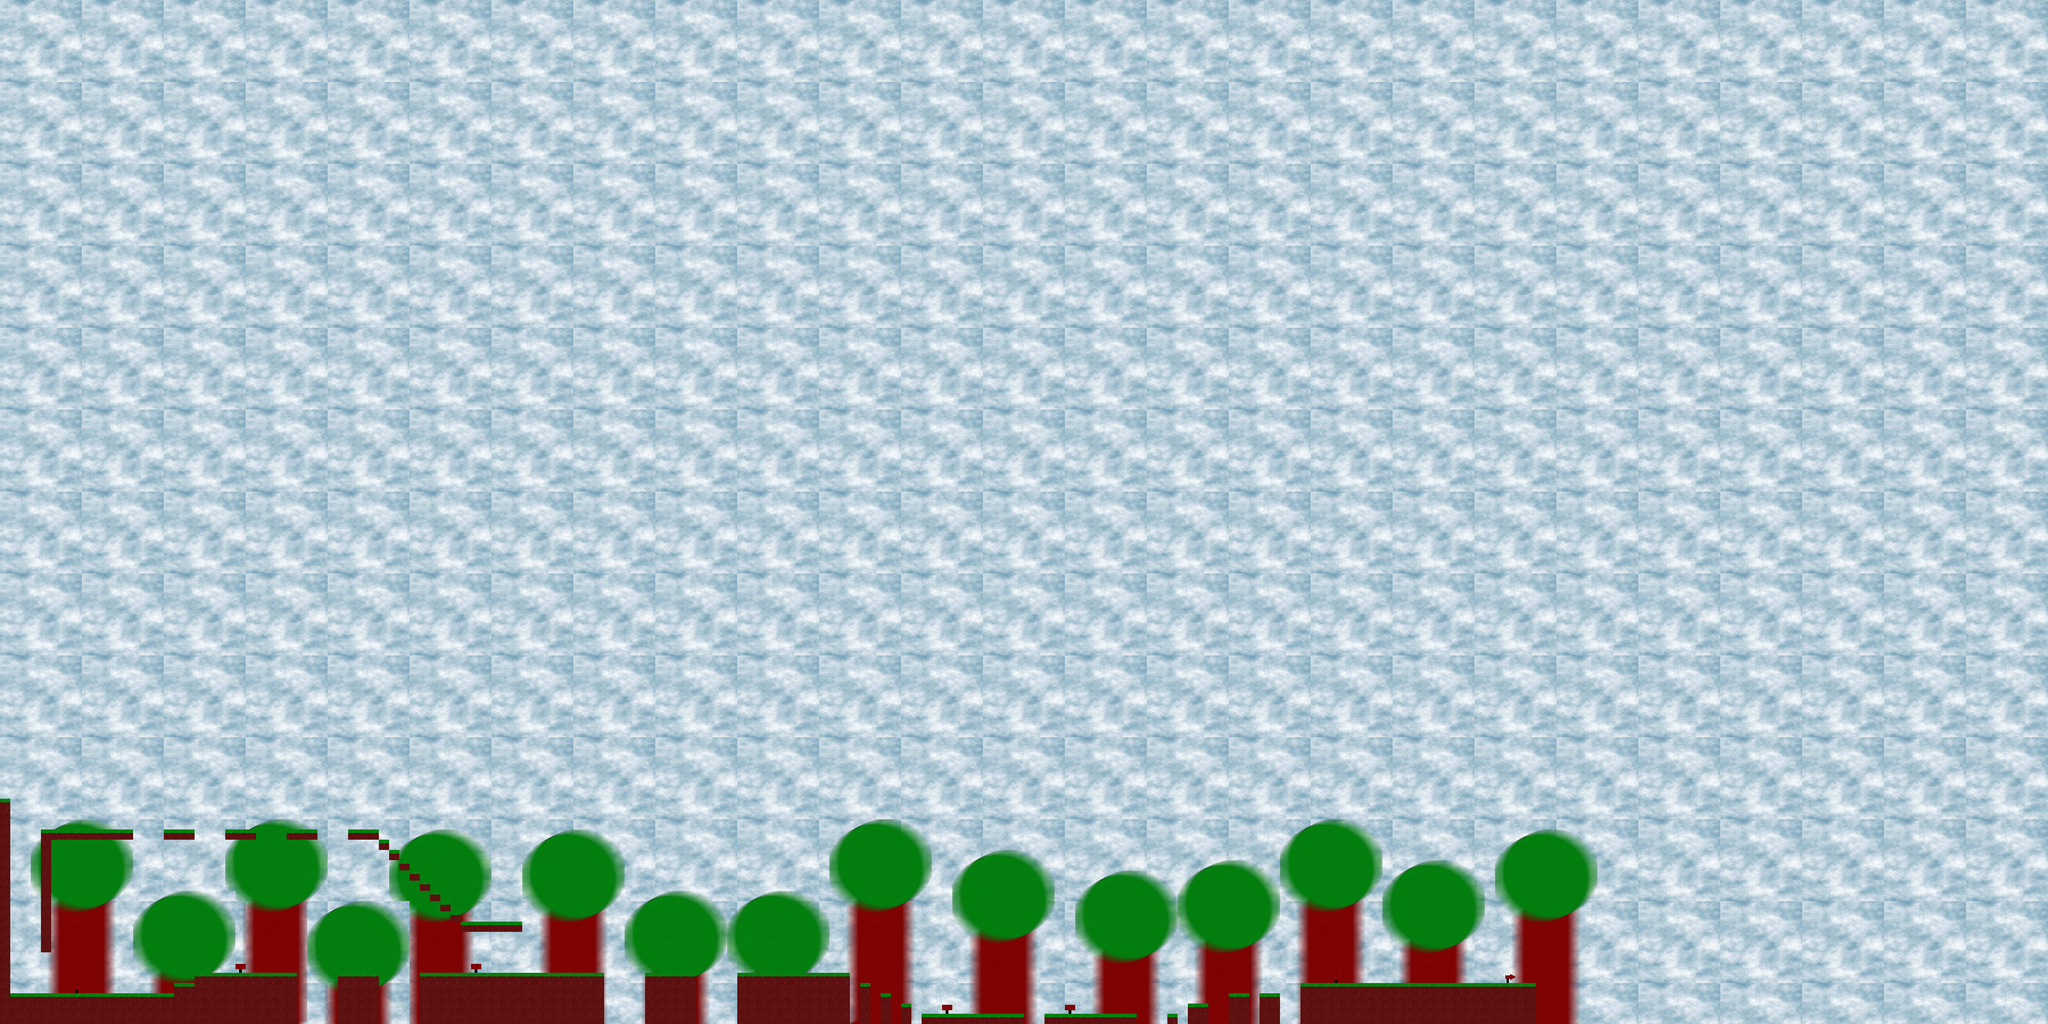

This is a level from a 2D game, rendered from its Tiled map with the project's own tilesets. A one-line summary and the map file follow, with tile-layer data summarised:
An orthogonal 200x100 tile map with 32x32 px tiles, 4 tile layers (Background Terrain, Parallax Terrain, Collision Terrain, Non-Collision Terrain), 8 tilesets and 2 objects (Interactive, Healing).

<map version="1.0" tiledversion="1.0.3" orientation="orthogonal" renderorder="right-down" width="200" height="100" tilewidth="32" tileheight="32" nextobjectid="4">
 <tileset firstgid="1" name="arrowSign" tilewidth="32" tileheight="32" tilecount="1" columns="1">
  <image source="arrowSign.png" width="32" height="32" />
 </tileset>
 <tileset firstgid="2" name="clouds" tilewidth="32" tileheight="32" tilecount="64" columns="8">
  <image source="clouds.png" width="256" height="256" />
 </tileset>
 <tileset firstgid="66" name="heart" tilewidth="32" tileheight="32" tilecount="1" columns="1">
  <image source="heart.png" width="32" height="32" />
 </tileset>
 <tileset firstgid="67" name="player" tilewidth="32" tileheight="32" tilecount="2" columns="1">
  <image source="player.png" width="32" height="64" />
 </tileset>
 <tileset firstgid="69" name="sign" tilewidth="32" tileheight="32" tilecount="1" columns="1">
  <image source="sign.png" width="32" height="32" />
 </tileset>
 <tileset firstgid="70" name="tile1" tilewidth="32" tileheight="32" tilecount="1" columns="1">
  <image source="tile1.png" width="32" height="32" />
 </tileset>
 <tileset firstgid="71" name="tile2" tilewidth="32" tileheight="32" tilecount="1" columns="1">
  <image source="tile2.png" width="32" height="32" />
 </tileset>
 <tileset firstgid="72" name="tree" tilewidth="32" tileheight="32" tilecount="200" columns="10">
  <image source="tree.png" width="320" height="640" />
 </tileset>
 <layer name="Background Terrain" width="200" height="100">
  <data>[20000 cells, 20000 non-empty, 64 distinct tile ids]</data>
 </layer>
 <layer name="Parallax Terrain" width="200" height="100">
  <data>[20000 cells, 2459 non-empty, 200 distinct tile ids]</data>
 </layer>
 <layer name="Collision Terrain" width="200" height="100">
  <data>[20000 cells, 501 non-empty, 2 distinct tile ids]</data>
 </layer>
 <layer name="Non-Collision Terrain" width="200" height="100">
  <data>[20000 cells, 7 non-empty, 2 distinct tile ids]</data>
 </layer>
 <objectgroup name="Entities">
  <object id="1" name="Sign" type="Interactive" x="64" y="3072" width="32" height="32">
   <properties>
    <property name="Action" value="TEXT_ACTION" />
    <property name="Collision" type="int" value="0" />
   </properties>
  </object>
  <object id="2" name="Heart" type="Healing" x="1088" y="3008" width="32" height="32">
   <properties>
    <property name="Action" value="HEAL_ACTION" />
    <property name="Collision" type="int" value="0" />
   </properties>
  </object>
 </objectgroup>
</map>